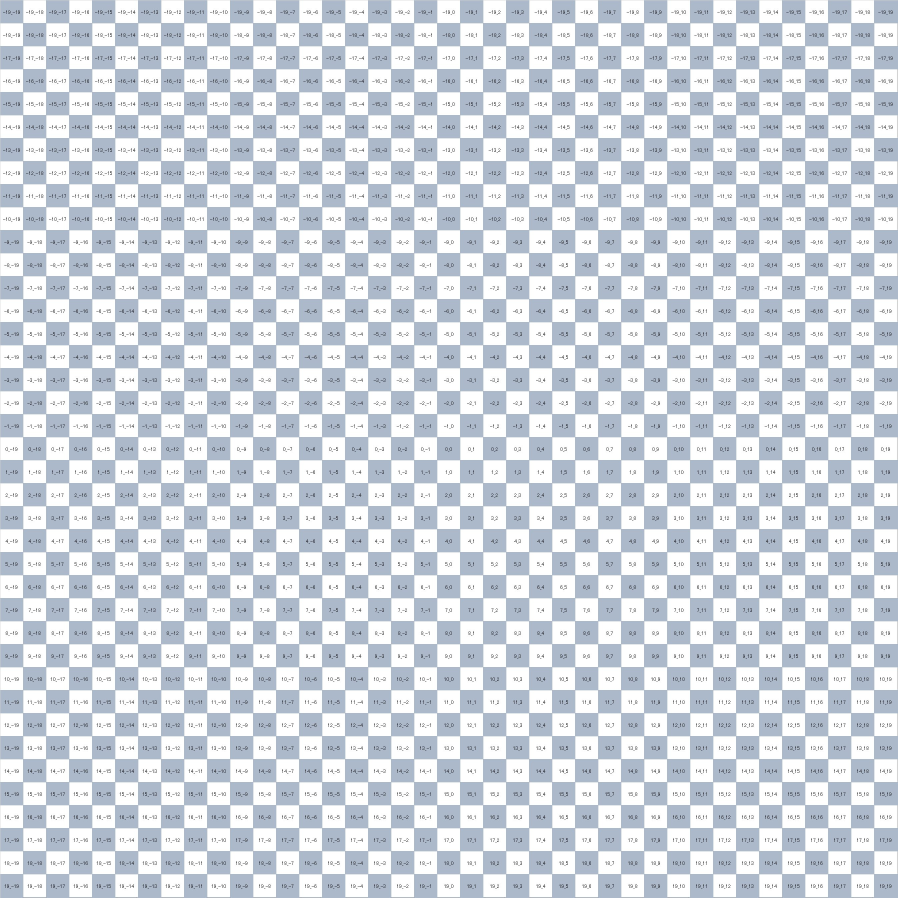
#> input picture 4kimage.jpg, 2692 x 2692 px (shown at 1/3 size)
$ python sample.py
#> lines starting #> are read from the running program, lines starting #| are printed output that depends on the picture
### goplt.py
import serial
import os

from serial.serialutil import PortNotOpenError
"""
GOP-LT/CT通信コマンド処理用ライブラリ
"""
# [9 lines left out: function tohex, not called in this run]
class Goplt:
    myser=None
    DATASIZE=256
    def __init__(self,compath=None,baud=9600):
        if(compath is None):
            compath='/dev/ttyACM0'
        try:
            self.myser=serial.Serial(compath,baud,timeout=0)
        except serial.SerialException:
            raise


    def sendpack(self,s):
        pack=chr(0x02)
        sum=0
        for c in s:
            sum^=ord(c)
        pack+=s
        pack+=chr(0x03)
        pack+="%02x"%sum
        pack+=chr(0x0d)
        self.myser.write(pack.encode('sjis'))
        return s

    def recvpack(self):
        ret=b''
        issum=False
        while True:
            c = self.myser.read(1)
            if c == b'':
                continue
            elif c == b'\r':
                if(issum):
                    if(rsum==sum):
                        return ret
                    else:
                        return b'err'
                else:
                    return ret
            else:
                if c==b'\x02':
                    sum=0
                elif c==b'\x03':
                    issum=True
                    rsum=0
                elif c==b'\x06':
                    ret=b'[ack]'
                elif c==b'\x15':
                    ret=b'[nak]'
                else:
                    if(issum==False):
                        sum^=ord(c)
                        ret+=c
                    else:
                        rsum=rsum*0x10+tohex(c)
    # [74 lines left out: functions ReadMem, ReadTMem, WriteMem, WriteTMem, Enq, not called in this run]
#GOP-CT専用
    def RamUpload(self,startblock,fname):
        ret=True
        if os.path.exists(fname):
            sz=os.path.getsize(fname)
            sndcmd="RAMUPLOAD %04x %d"%(startblock,sz)
            self.sendpack(sndcmd)
            rstr=self.recvpack()
            if(rstr==b'[ack]'):
                f=open(fname,"rb")
                buf=f.read()
                pos=0
                while pos<sz:
                    senddata=bytearray(4+self.DATASIZE+3+1)
                    senddata[0]=0x02
                    senddata[1]=pos&0x000000ff
                    senddata[2]=(pos>>8)&0x000000ff
                    senddata[3]=(pos>>16)&0x000000ff
                    senddata[4]=(pos>>24)&0x000000ff
                    i=0
                    while i<self.DATASIZE:
                        if pos<sz:
                            senddata[5+i]=buf[pos]
                        else:
                            senddata[5+i]=0
                        pos+=1
                        i+=1
                    sum=0
                    for i in range(1,self.DATASIZE+4+1):
                        sum^=senddata[i]
                    senddata[self.DATASIZE+5]=0x03
                    senddata[self.DATASIZE+6]=sum
                    senddata[self.DATASIZE+7]=0x0d
                    self.myser.write(senddata)
                    rstr=self.recvpack()
                    if(rstr!=b'[ack]'):
                        ret=False
                        break
                f.close()
            else:
                ret=False
        else:
            ret=False
        return ret

### sample.py
import cv2
import math
import time
import goplt
"""
高解像の画像から任意のオフセット(TX,TY),回転角(deg),倍率(ratio)で480x480範囲の画像を切り出しclip.jpgで保存
"""
def getjpg(ratio,deg,tx,ty):
    im=cv2.imread('4kimage.jpg')
    size=(int(480/ratio),int(480/ratio))
    w,h,_=im.shape
    center=(w/2+tx,h/2+ty)
    rot_mat = cv2.getRotationMatrix2D(center, deg, 1.0)
# -(元画像内での中心位置)+(切り抜きたいサイズの中心)
    rot_mat[0][2] += -center[0]+size[0]/2
# 同上
    rot_mat[1][2] += -center[1]+size[1]/2
    imclip= cv2.warpAffine(im, rot_mat, size,flags=cv2.INTER_LANCZOS4)
    imresize=cv2.resize(imclip,(480,480),interpolation=cv2.INTER_LANCZOS4)
    cv2.imwrite('clip.jpg',imresize,[int(cv2.IMWRITE_JPEG_QUALITY), 60])


"""
メイン
"""
def main():
    #GOPのCDC接続が確立されるまでループ
    while True:
        try:
            gop=goplt.Goplt('/dev/ttyACM0')
            break
        except Exception:
            print("ポートオープン失敗.1秒後に再接続試行")
            time.sleep(1)

    #クリップ範囲の初期値
    a_ratio=0.5
    a_rad=0
    a_tx=0
    a_ty=0
    getjpg(a_ratio,a_rad,a_tx,a_ty)
#> in getjpg, im is the input picture: shape (2692, 2692, 3); mean B, G, R 224, 215.6, 209
#> in getjpg, `imclip= cv2.warpAffine(im, rot_mat, size,flags=cv2.INTER_LANCZOS4)`:
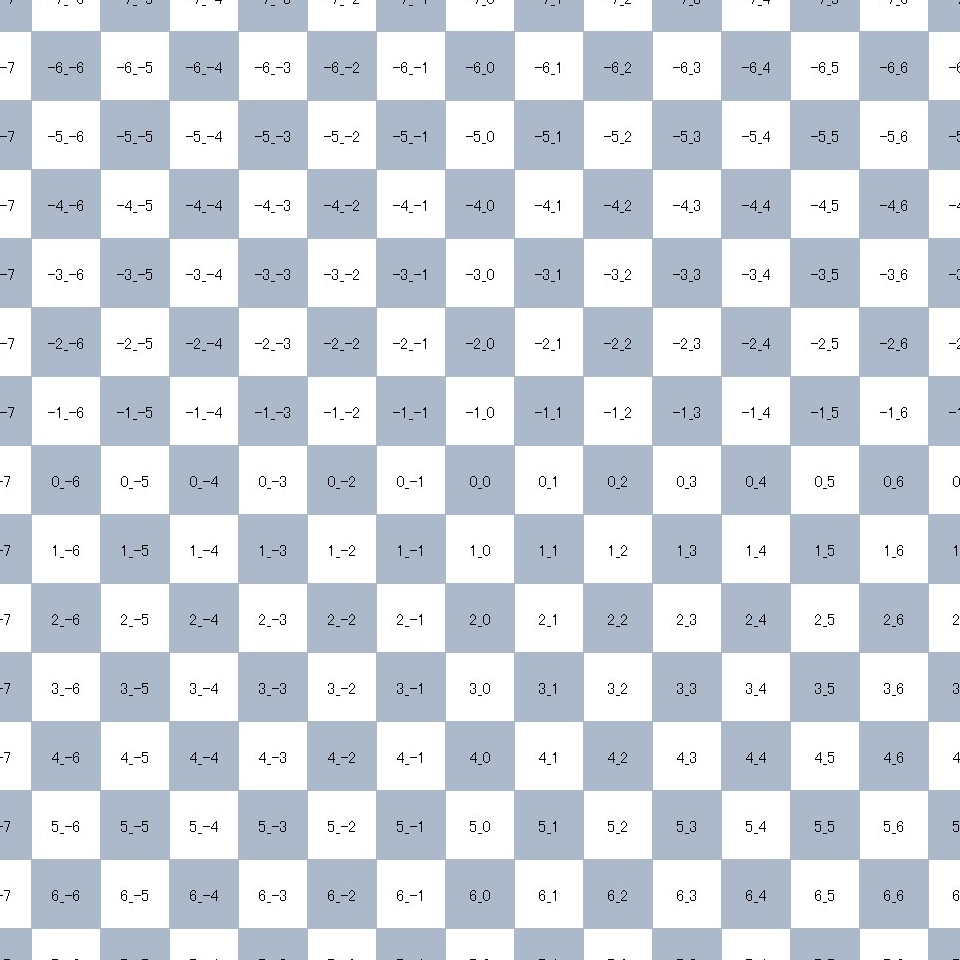
#> imclip: shape (960, 960, 3); mean B, G, R 224.8, 216.4, 209.8
#> in getjpg, `imresize=cv2.resize(imclip,(480,480),interpolation=cv2.INTER_LANCZOS4)`:
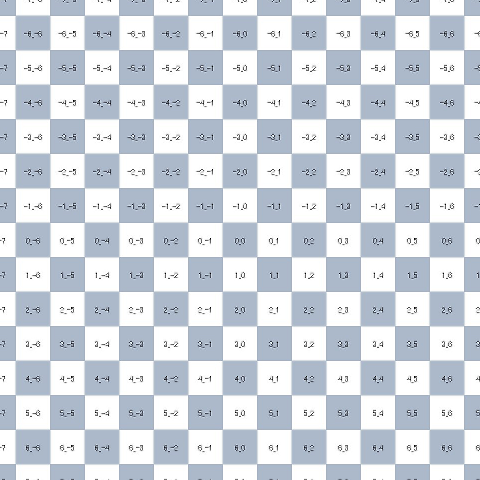
#> imresize: shape (480, 480, 3); mean B, G, R 224, 215.6, 209
    gop.RamUpload(0,'clip.jpg')
    tx=0
    ty=0
    angle_deg=0
    scale=100
    block=0
    try:
        gop.WriteMem('GESTUREFRAME_0.TX',tx,ty,angle_deg,scale,block,0)
        while True:
            s=gop.Enq()
            if(s!=''):
                if(s==b'TOUCH_UP'):
                    tx,ty,angle_deg,scale,block=gop.ReadMem('GESTUREFRAME_0.TX',5)
                    old_ratio=a_ratio
                    old_rad=a_rad
                    a_ratio=a_ratio*scale/100.0
                    a_rad=(a_rad+angle_deg)%360
                    dx=math.cos(math.radians(old_rad))*tx-math.sin(math.radians(old_rad))*ty
                    dy=math.sin(math.radians(old_rad))*tx+math.cos(math.radians(old_rad))*ty

                    a_tx=a_tx-(dx/old_ratio)
                    a_ty=a_ty-(dy/old_ratio)
                    getjpg(a_ratio,a_rad,a_tx,a_ty)

                    block=8000 if block==0 else 0

                    gop.RamUpload(block,'clip.jpg')

                    gop.WriteMem('TOUCH_ANGLE',0)
                    gop.WriteMem('GESTUREFRAME_0.TX',0,0,0,100,block,0)
                    gop.WriteMem('G_0TX',a_tx,a_ty,a_rad,a_ratio*100)
    except ValueError as e:
        print(e)

#> (the run stopped early here; a loop or call above may not have finished)
